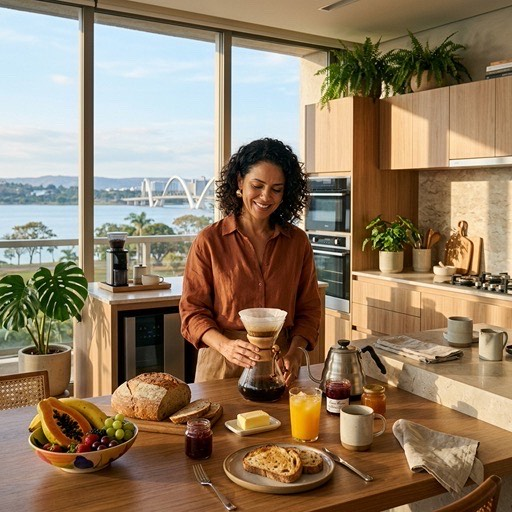
#> input picture assets/images/cover-grazi-session03.jpg, 512 x 512 px, found by its file name
$ python generate_ms003_thumbnails.py
#> lines starting #> are read from the running program, lines starting #| are printed output that depends on the picture
"""
AgoraEuFalo Master Thumbnail Engine - MS003 Saturday Morning (16:9 Video Covers)
Generates cinema-grade 1920x1080 thumbnails for Magic Stories video lessons.
"""

import os
from PIL import Image, ImageDraw, ImageFont, ImageFilter, ImageEnhance

MODULE_INFO = {
    "module_id": "ms003",
    "module_code": "MS003",
    "module_title": "Saturday Morning",
    "base_art": "assets/images/cover-grazi-session03.jpg",
    "output_dir": "assets/images/thumbs/ms003"
}

LESSONS_CONFIG = [
    {
        "id": "ms003_lr",
        "order": 1,
        "badge": "MÓDULO MS003 • AULA 01",
        "title": "LISTEN & READ",
        "tag": "LR",
        "subtitle": "Imersão Sonora Pura • Foco nos Ouvidos",
        "concept": "Entrada auditiva real sem tradução mental",
        "accent_color": (26, 86, 219),    # Azul Cobalto #1A56DB
        "accent_hex": "#1A56DB",
        "icon_label": "🎧"
    },
    {
        "id": "ms003_voc",
        "order": 2,
        "badge": "MÓDULO MS003 • AULA 02",
        "title": "VOCABULARY SESSION",
        "tag": "VOC",
        "subtitle": "Matriz de Chunks & Sentido Real",
        "concept": "Compreensão da história & chunks com áudio",
        "accent_color": (4, 120, 87),     # Verde Esmeralda #047857
        "accent_hex": "#047857",
        "icon_label": "📖"
    },
    {
        "id": "ms003_la",
        "order": 3,
        "badge": "MÓDULO MS003 • AULA 03",
        "title": "LISTEN & ANSWER",
        "tag": "LA",
        "subtitle": "Reflexo & Velocidade de Resposta",
        "concept": "14 perguntas de bate-pronto na micro-pausa",
        "accent_color": (217, 119, 6),    # Âmbar / Ocre #D97706
        "accent_hex": "#D97706",
        "icon_label": "⚡"
    },
    {
        "id": "ms003_lrt",
        "order": 4,
        "badge": "MÓDULO MS003 • AULA 04",
        "title": "LOOK & RETELL",
        "tag": "LRT",
        "subtitle": "Speaking Ativo & O Teste do Gringo",
        "concept": "Reconto livre avaliado pelo AI Speech Coach",
        "accent_color": (225, 29, 72),    # Coral / Rubi #E11D48
        "accent_hex": "#E11D48",
        "icon_label": "🎙️"
    },
    {
        "id": "ms003_lask",
        "order": 5,
        "badge": "MÓDULO MS003 • AULA 05",
        "title": "LISTEN & ASK",
        "tag": "LASK",
        "subtitle": "O Jogo de Formular Perguntas",
        "concept": "Desafio de reflexo rápido e liderança no diálogo",
        "accent_color": (99, 102, 241),   # Índigo #6366F1
        "accent_hex": "#6366F1",
        "icon_label": "❓"
    },
    {
        "id": "ms003_pro",
        "order": 6,
        "badge": "MÓDULO MS003 • AULA 06",
        "title": "PRONUNCIATION & RHYTHM",
        "tag": "PRO",
        "subtitle": "Connected Speech & Musicalidade",
        "concept": "Conexões consoante-vogal e loop contínuo",
        "accent_color": (13, 148, 136),   # Teal / Ciano #0D9488
        "accent_hex": "#0D9488",
        "icon_label": "🎵"
    }
]

def create_thumbnail(cfg, module_info):
    W, H = 1920, 1080
    img = Image.new("RGB", (W, H), (10, 25, 47)) # Base Deep Navy
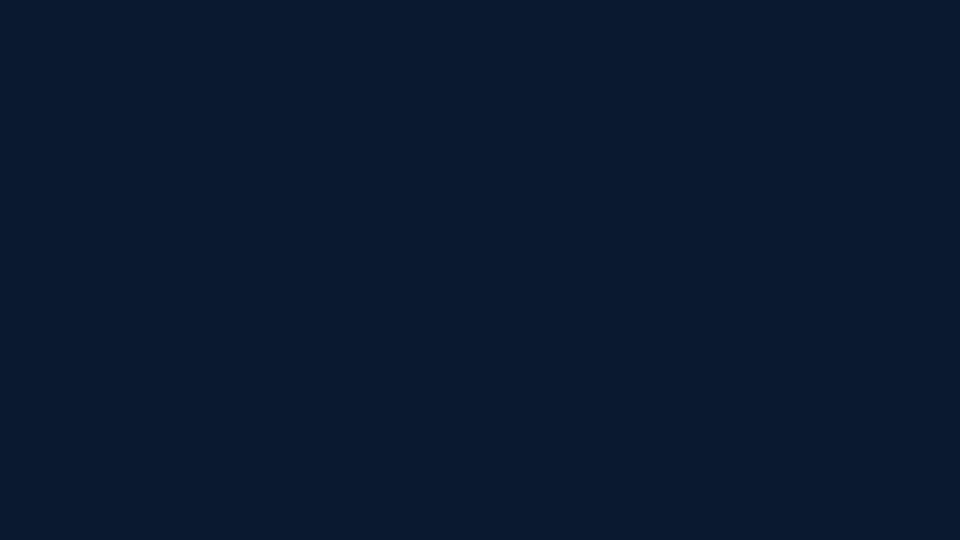
#> img: PIL image 1920x1080 RGB (shown at 1/2 size); mean R, G, B 10, 25, 47

    # 1. Carregar arte base cinematográfica na metade direita
    if os.path.exists(module_info["base_art"]):
        art = Image.open(module_info["base_art"]).convert("RGB")
#> art is the input picture: PIL image 512x512 RGB; mean R, G, B 146.3, 125.7, 101.8
        art = art.resize((1080, 1080), Image.Resampling.LANCZOS)
#> art: PIL image 1080x1080 RGB

        art = art.filter(ImageFilter.GaussianBlur(1.2))
        enhancer = ImageEnhance.Contrast(art)
        art = enhancer.enhance(1.1)
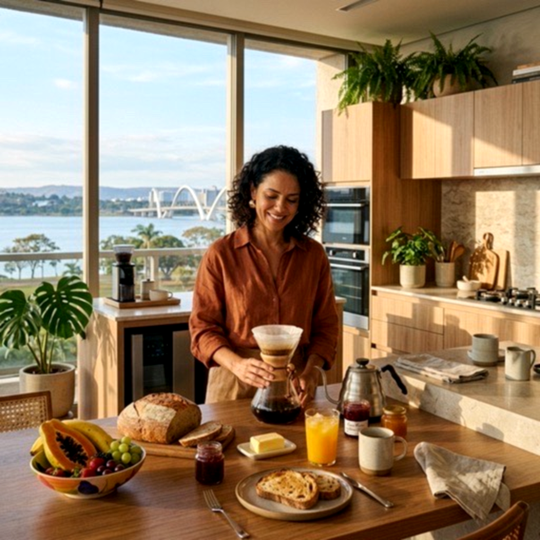
#> art: PIL image 1080x1080 RGB (shown at 1/2 size); mean R, G, B 147.6, 125.1, 99

        img.paste(art, (W - 1080, 0))
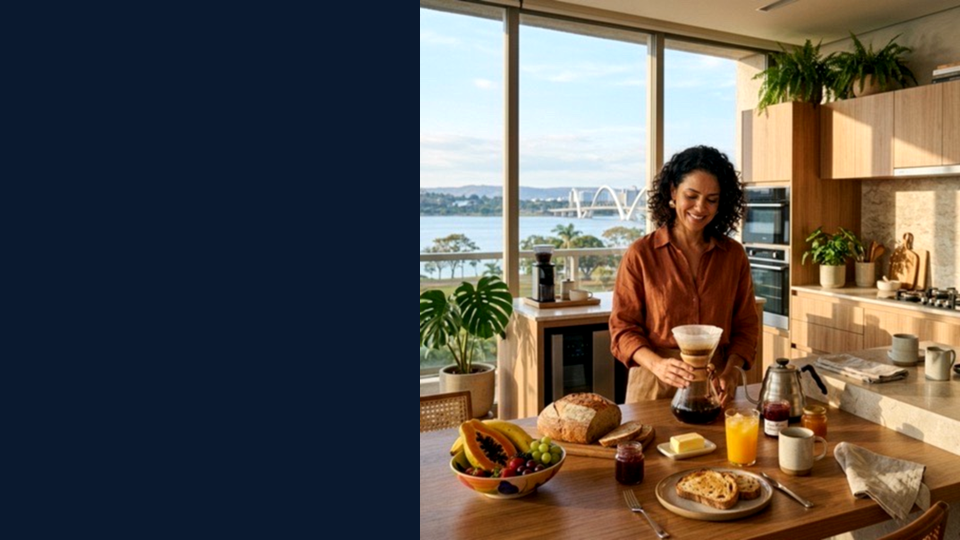
#> img: PIL image 1920x1080 RGB (shown at 1/2 size); mean R, G, B 87.4, 81.3, 76.2

    # 2. Criar overlay de gradiente suave (Navy escuro da esquerda para a direita)
    gradient = Image.new("RGBA", (W, H), (0, 0, 0, 0))
#> gradient: PIL image 1920x1080 RGBA; every value is 0
    g_draw = ImageDraw.Draw(gradient)

    for x in range(W):
        if x < 850:
            alpha = 255
        elif x < 1450:
            ratio = (x - 850) / 600.0
            alpha = int(255 * (1.0 - (ratio ** 1.3) * 0.75))
        else:
            alpha = int(255 * 0.25)
        g_draw.line([(x, 0), (x, H)], fill=(10, 25, 47, alpha))

    img.paste(gradient, (0, 0), gradient)
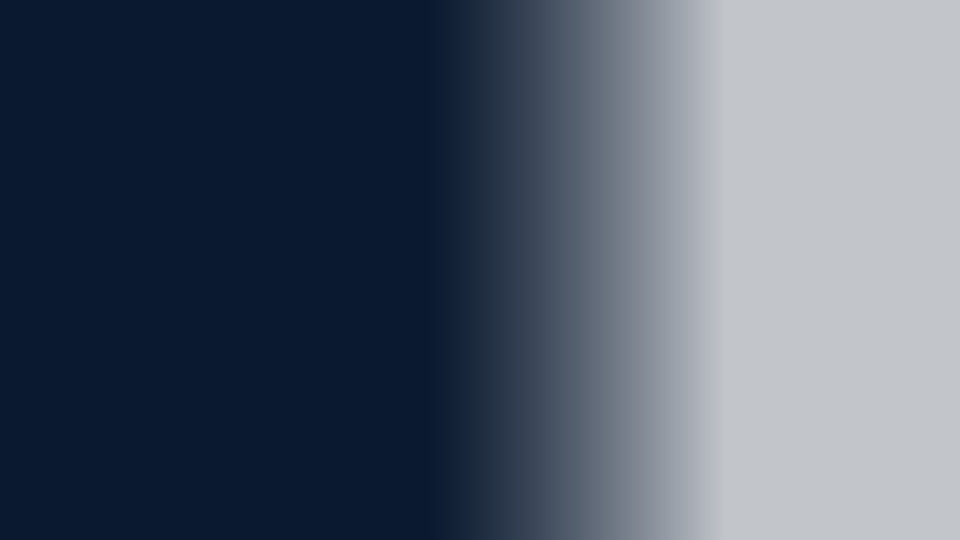
#> gradient: PIL image 1920x1080 RGBA (shown at 1/2 size); mean R, G, B, A 10, 25, 47, 181.9; transparent parts drawn white
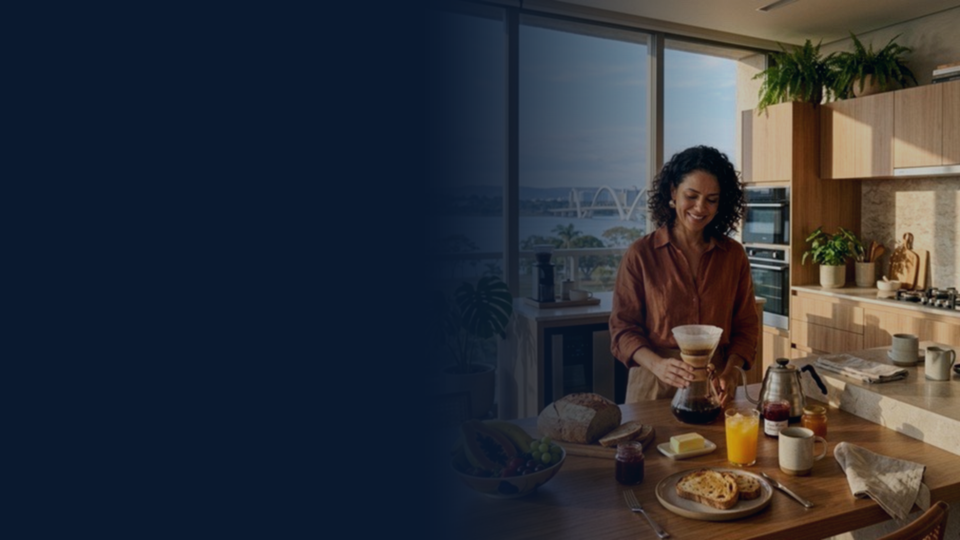
#> img: PIL image 1920x1080 RGB (shown at 1/2 size); mean R, G, B 48.2, 50.7, 57.6

    # 3. Desenhar elementos gráficos de Prestige
    draw = ImageDraw.Draw(img)

    # Fontes
    font_badge = ImageFont.truetype("/System/Library/Fonts/Supplemental/Arial Bold.ttf", 28)
    font_title = ImageFont.truetype("/System/Library/Fonts/Supplemental/Arial Bold.ttf", 72)
    font_sub = ImageFont.truetype("/System/Library/Fonts/Supplemental/Arial Bold.ttf", 36)
    font_concept = ImageFont.truetype("/System/Library/Fonts/Helvetica.ttc", 28)
    font_story = ImageFont.truetype("/System/Library/Fonts/Supplemental/Arial Bold.ttf", 32)
    font_author = ImageFont.truetype("/System/Library/Fonts/Supplemental/Arial Bold.ttf", 26)
    font_brand = ImageFont.truetype("/System/Library/Fonts/Supplemental/Arial Bold.ttf", 32)
    font_watermark = ImageFont.truetype("/System/Library/Fonts/Supplemental/Arial Bold.ttf", 320)

    # 3.1 Marca d'água monumental do número da aula ao fundo
    watermark_text = f"0{cfg['order']}"
    draw.text((820, 360), watermark_text, font=font_watermark, fill=(18, 42, 75, 120))

    # 3.2 Linhas decorativas e Grid de micro-pontos
    for r in range(6):
        for c in range(8):
            draw.ellipse([1450 + c * 30, 80 + r * 30, 1454 + c * 30, 84 + r * 30], fill=(255, 255, 255, 40))

    # 3.3 Barra Lateral de Acento Cromático
    accent_rgb = cfg["accent_color"]
    draw.rectangle([0, 0, 18, H], fill=accent_rgb)

    # 3.4 Pílula Superior de Identificação (Badge)
    badge_x, badge_y = 120, 140
    badge_text = f"  {cfg['badge']}  "
    bbox = font_badge.getbbox(badge_text)
    bw, bh = bbox[2] - bbox[0] + 30, bbox[3] - bbox[1] + 20

    draw.rounded_rectangle([badge_x, badge_y, badge_x + bw, badge_y + bh], radius=12, fill=(18, 40, 72), outline=accent_rgb, width=2)
    draw.text((badge_x + 15, badge_y + 10), cfg["badge"], font=font_badge, fill=accent_rgb)

    # 3.5 Título Monumental da Atividade
    title_y = badge_y + bh + 45
    draw.text((badge_x, title_y), cfg["title"], font=font_title, fill=(255, 255, 255))

    # 3.6 Subtítulo de Impacto (Propósito Canônico)
    sub_y = title_y + 85
    draw.text((badge_x, sub_y), cfg["subtitle"], font=font_sub, fill=accent_rgb)

    # 3.7 Linha divisória sutil
    line_y = sub_y + 65
    draw.line([(badge_x, line_y), (badge_x + 650, line_y)], fill=(50, 75, 110), width=2)

    # 3.8 Card de Contexto da História
    story_box_y = line_y + 35
    draw.rounded_rectangle([badge_x, story_box_y, badge_x + 780, story_box_y + 120], radius=16, fill=(15, 32, 60), outline=(35, 60, 95), width=1)

    # Texto de Contexto
    draw.text((badge_x + 25, story_box_y + 20), f"História: {module_info['module_title']}", font=font_story, fill=(255, 255, 255))
    draw.text((badge_x + 25, story_box_y + 65), f"• {cfg['concept']}", font=font_concept, fill=(180, 195, 215))

    # 3.9 Rodapé com Assinatura e Logo Oficial
    footer_y = H - 160

    # Brand AgoraEuFalo
    draw.text((badge_x, footer_y), "AgoraEuFalo", font=font_brand, fill=(255, 255, 255))
    draw.text((badge_x + 205, footer_y), "•", font=font_brand, fill=(198, 138, 54))
    draw.text((badge_x + 235, footer_y), "Magic Stories Legacy", font=font_brand, fill=(198, 138, 54))

    draw.text((badge_x, footer_y + 45), "Professor Leonardo Leite • Método AgoraEuFalo", font=font_author, fill=(140, 160, 185))

    # Salvar Thumbnail em Alta Definição (<140 KB)
    os.makedirs(module_info["output_dir"], exist_ok=True)
    out_path = os.path.join(module_info["output_dir"], f"thumb_{cfg['id']}.jpg")
    img.save(out_path, format="JPEG", quality=90, optimize=True)
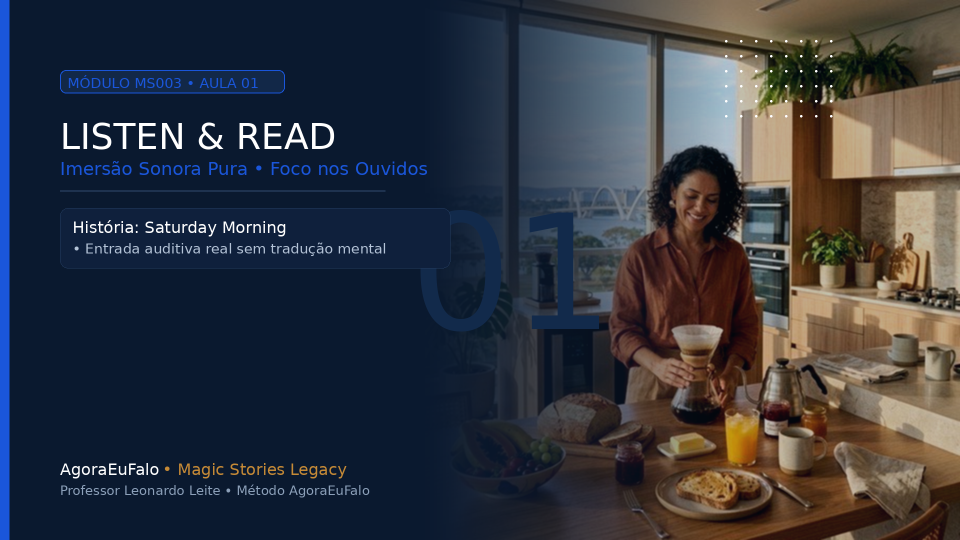
#> saved as thumb_ms003_lr.jpg: PIL image 1920x1080 RGB (shown at 1/2 size); mean R, G, B 50.9, 54.2, 63
    print(f"Generated: {out_path} ({os.path.getsize(out_path) // 1024} KB)")
    return out_path

if __name__ == '__main__':
    for cfg in LESSONS_CONFIG:
        create_thumbnail(cfg, MODULE_INFO)
    print("All 6 lesson thumbnails for MS003 successfully created!")
